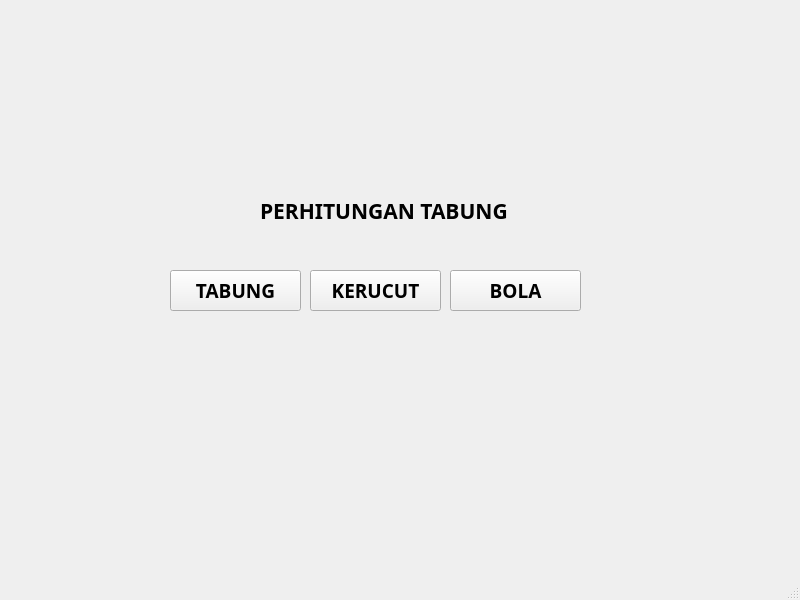
<?xml version="1.0" encoding="UTF-8"?>
<ui version="4.0">
 <class>MainWindow</class>
 <widget class="QMainWindow" name="MainWindow">
  <property name="geometry">
   <rect>
    <x>0</x>
    <y>0</y>
    <width>800</width>
    <height>600</height>
   </rect>
  </property>
  <property name="windowTitle">
   <string>MainWindow</string>
  </property>
  <widget class="QWidget" name="centralwidget">
   <widget class="QLabel" name="label">
    <property name="geometry">
     <rect>
      <x>260</x>
      <y>190</y>
      <width>251</width>
      <height>41</height>
     </rect>
    </property>
    <property name="font">
     <font>
      <family>Quicksand SemiBold</family>
      <pointsize>16</pointsize>
      <weight>75</weight>
      <bold>true</bold>
     </font>
    </property>
    <property name="text">
     <string>PERHITUNGAN TABUNG</string>
    </property>
   </widget>
   <widget class="QPushButton" name="tabung_opt">
    <property name="geometry">
     <rect>
      <x>170</x>
      <y>270</y>
      <width>131</width>
      <height>41</height>
     </rect>
    </property>
    <property name="font">
     <font>
      <family>Quicksand</family>
      <pointsize>14</pointsize>
      <weight>75</weight>
      <bold>true</bold>
     </font>
    </property>
    <property name="text">
     <string>TABUNG</string>
    </property>
    <property name="flat">
     <bool>false</bool>
    </property>
   </widget>
   <widget class="QPushButton" name="kerucut_opt">
    <property name="geometry">
     <rect>
      <x>310</x>
      <y>270</y>
      <width>131</width>
      <height>41</height>
     </rect>
    </property>
    <property name="font">
     <font>
      <family>Quicksand</family>
      <pointsize>14</pointsize>
      <weight>75</weight>
      <bold>true</bold>
     </font>
    </property>
    <property name="text">
     <string>KERUCUT</string>
    </property>
   </widget>
   <widget class="QPushButton" name="ball_opt">
    <property name="geometry">
     <rect>
      <x>450</x>
      <y>270</y>
      <width>131</width>
      <height>41</height>
     </rect>
    </property>
    <property name="font">
     <font>
      <family>Quicksand</family>
      <pointsize>14</pointsize>
      <weight>75</weight>
      <bold>true</bold>
     </font>
    </property>
    <property name="text">
     <string>BOLA</string>
    </property>
   </widget>
  </widget>
  <widget class="QMenuBar" name="menubar">
   <property name="geometry">
    <rect>
     <x>0</x>
     <y>0</y>
     <width>800</width>
     <height>21</height>
    </rect>
   </property>
  </widget>
  <widget class="QStatusBar" name="statusbar"/>
 </widget>
 <resources/>
 <connections/>
</ui>
